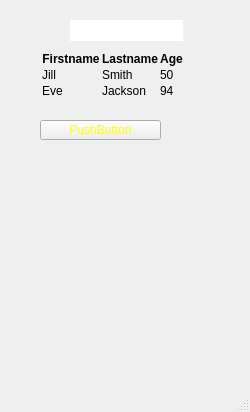
<?xml version="1.0" encoding="UTF-8"?>
<ui version="4.0">
 <class>MainWindow</class>
 <widget class="QMainWindow" name="MainWindow">
  <property name="geometry">
   <rect>
    <x>0</x>
    <y>0</y>
    <width>250</width>
    <height>412</height>
   </rect>
  </property>
  <property name="windowTitle">
   <string>MainWindow</string>
  </property>
  <property name="styleSheet">
   <string notr="true"/>
  </property>
  <widget class="QWidget" name="centralwidget">
   <widget class="QLabel" name="label">
    <property name="geometry">
     <rect>
      <x>40</x>
      <y>40</y>
      <width>161</width>
      <height>71</height>
     </rect>
    </property>
    <property name="text">
     <string> &lt;table style=&quot;width:100%&quot;&gt;
  &lt;tr&gt;
    &lt;th&gt;Firstname&lt;/th&gt;
    &lt;th&gt;Lastname&lt;/th&gt;
    &lt;th&gt;Age&lt;/th&gt;
  &lt;/tr&gt;
  &lt;tr&gt;
    &lt;td&gt;Jill&lt;/td&gt;
    &lt;td&gt;Smith&lt;/td&gt;
    &lt;td&gt;50&lt;/td&gt;
  &lt;/tr&gt;
  &lt;tr&gt;
    &lt;td&gt;Eve&lt;/td&gt;
    &lt;td&gt;Jackson&lt;/td&gt;
    &lt;td&gt;94&lt;/td&gt;
  &lt;/tr&gt;
&lt;/table&gt; </string>
    </property>
   </widget>
   <widget class="QPushButton" name="pushButton">
    <property name="geometry">
     <rect>
      <x>40</x>
      <y>120</y>
      <width>121</width>
      <height>20</height>
     </rect>
    </property>
    <property name="styleSheet">
     <string notr="true">color:yellow;
font-size:large;
style:italic;</string>
    </property>
    <property name="text">
     <string>PushButton</string>
    </property>
   </widget>
   <widget class="QLineEdit" name="lineEdit">
    <property name="geometry">
     <rect>
      <x>70</x>
      <y>20</y>
      <width>113</width>
      <height>21</height>
     </rect>
    </property>
    <property name="styleSheet">
     <string notr="true">border-width: 2px;
border-style: bold;
border-color: darkblue;</string>
    </property>
   </widget>
  </widget>
  <widget class="QMenuBar" name="menubar">
   <property name="geometry">
    <rect>
     <x>0</x>
     <y>0</y>
     <width>250</width>
     <height>21</height>
    </rect>
   </property>
  </widget>
  <widget class="QStatusBar" name="statusbar"/>
 </widget>
 <resources/>
 <connections/>
</ui>
